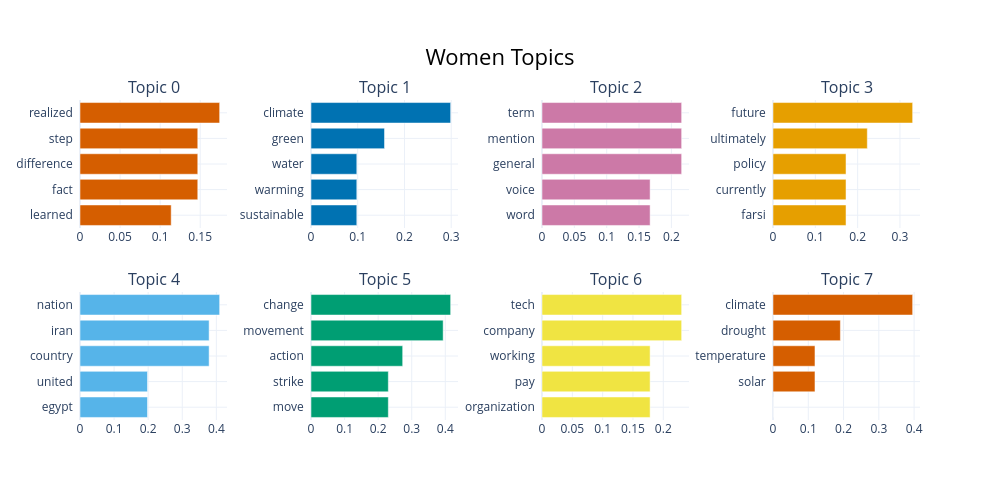

Source (notebook cell):
### Code cell
model.visualize_barchart(title="Women Topics")

### Figure 1 — Plotly figure (JSON) as saved in the notebook; plotly's stock layout.template omitted (floating-point values rounded to 4 significant figures)
{"data": [{"marker": {"color": "#D55E00"}, "orientation": "h", "type": "bar", "x": [0.1138, 0.147, 0.147, 0.147, 0.1743], "xaxis": "x", "y": ["learned  ", "fact  ", "difference  ", "step  ", "realized  "], "yaxis": "y"}, {"marker": {"color": "#0072B2"}, "orientation": "h", "type": "bar", "x": [0.09801, 0.09801, 0.09801, 0.1573, 0.2988], "xaxis": "x2", "y": ["sustainable  ", "warming  ", "water  ", "green  ", "climate  "], "yaxis": "y2"}, {"marker": {"color": "#CC79A7"}, "orientation": "h", "type": "bar", "x": [0.1671, 0.1671, 0.2159, 0.2159, 0.2159], "xaxis": "x3", "y": ["word  ", "voice  ", "general  ", "mention  ", "term  "], "yaxis": "y3"}, {"marker": {"color": "#E69F00"}, "orientation": "h", "type": "bar", "x": [0.1725, 0.1725, 0.1725, 0.2228, 0.33], "xaxis": "x4", "y": ["farsi  ", "currently  ", "policy  ", "ultimately  ", "future  "], "yaxis": "y4"}, {"marker": {"color": "#56B4E9"}, "orientation": "h", "type": "bar", "x": [0.1981, 0.1981, 0.3788, 0.3788, 0.4097], "xaxis": "x5", "y": ["egypt  ", "united  ", "country  ", "iran  ", "nation  "], "yaxis": "y5"}, {"marker": {"color": "#009E73"}, "orientation": "h", "type": "bar", "x": [0.2303, 0.2303, 0.273, 0.3936, 0.4159], "xaxis": "x6", "y": ["move  ", "strike  ", "action  ", "movement  ", "change  "], "yaxis": "y6"}, {"marker": {"color": "#F0E442"}, "orientation": "h", "type": "bar", "x": [0.1783, 0.1783, 0.1783, 0.2303, 0.2303], "xaxis": "x7", "y": ["organization  ", "pay  ", "working  ", "company  ", "tech  "], "yaxis": "y7"}, {"marker": {"color": "#D55E00"}, "orientation": "h", "type": "bar", "x": [1e-05, 0.119, 0.119, 0.191, 0.3958], "xaxis": "x8", "y": ["  ", "solar  ", "temperature  ", "drought  ", "climate  "], "yaxis": "y8"}], "layout": {"annotations": [{"font": {"size": 16}, "showarrow": false, "text": "Topic 0", "x": 0.0875, "xanchor": "center", "xref": "paper", "y": 1, "yanchor": "bottom", "yref": "paper"}, {"font": {"size": 16}, "showarrow": false, "text": "Topic 1", "x": 0.3625, "xanchor": "center", "xref": "paper", "y": 1, "yanchor": "bottom", "yref": "paper"}, {"font": {"size": 16}, "showarrow": false, "text": "Topic 2", "x": 0.6375, "xanchor": "center", "xref": "paper", "y": 1, "yanchor": "bottom", "yref": "paper"}, {"font": {"size": 16}, "showarrow": false, "text": "Topic 3", "x": 0.9125, "xanchor": "center", "xref": "paper", "y": 1, "yanchor": "bottom", "yref": "paper"}, {"font": {"size": 16}, "showarrow": false, "text": "Topic 4", "x": 0.0875, "xanchor": "center", "xref": "paper", "y": 0.4, "yanchor": "bottom", "yref": "paper"}, {"font": {"size": 16}, "showarrow": false, "text": "Topic 5", "x": 0.3625, "xanchor": "center", "xref": "paper", "y": 0.4, "yanchor": "bottom", "yref": "paper"}, {"font": {"size": 16}, "showarrow": false, "text": "Topic 6", "x": 0.6375, "xanchor": "center", "xref": "paper", "y": 0.4, "yanchor": "bottom", "yref": "paper"}, {"font": {"size": 16}, "showarrow": false, "text": "Topic 7", "x": 0.9125, "xanchor": "center", "xref": "paper", "y": 0.4, "yanchor": "bottom", "yref": "paper"}], "height": 500, "hoverlabel": {"bgcolor": "white", "font": {"family": "Rockwell", "size": 16}}, "showlegend": false, "title": {"font": {"color": "Black", "size": 22}, "text": "Women Topics", "x": 0.5, "xanchor": "center", "yanchor": "top"}, "width": 1000, "xaxis": {"anchor": "y", "domain": [0, 0.175], "showgrid": true}, "xaxis2": {"anchor": "y2", "domain": [0.275, 0.45], "showgrid": true}, "xaxis3": {"anchor": "y3", "domain": [0.55, 0.725], "showgrid": true}, "xaxis4": {"anchor": "y4", "domain": [0.825, 1], "showgrid": true}, "xaxis5": {"anchor": "y5", "domain": [0, 0.175], "showgrid": true}, "xaxis6": {"anchor": "y6", "domain": [0.275, 0.45], "showgrid": true}, "xaxis7": {"anchor": "y7", "domain": [0.55, 0.725], "showgrid": true}, "xaxis8": {"anchor": "y8", "domain": [0.825, 1], "showgrid": true}, "yaxis": {"anchor": "x", "domain": [0.6, 1], "showgrid": true}, "yaxis2": {"anchor": "x2", "domain": [0.6, 1], "showgrid": true}, "yaxis3": {"anchor": "x3", "domain": [0.6, 1], "showgrid": true}, "yaxis4": {"anchor": "x4", "domain": [0.6, 1], "showgrid": true}, "yaxis5": {"anchor": "x5", "domain": [0, 0.4], "showgrid": true}, "yaxis6": {"anchor": "x6", "domain": [0, 0.4], "showgrid": true}, "yaxis7": {"anchor": "x7", "domain": [0, 0.4], "showgrid": true}, "yaxis8": {"anchor": "x8", "domain": [0, 0.4], "showgrid": true}}}
